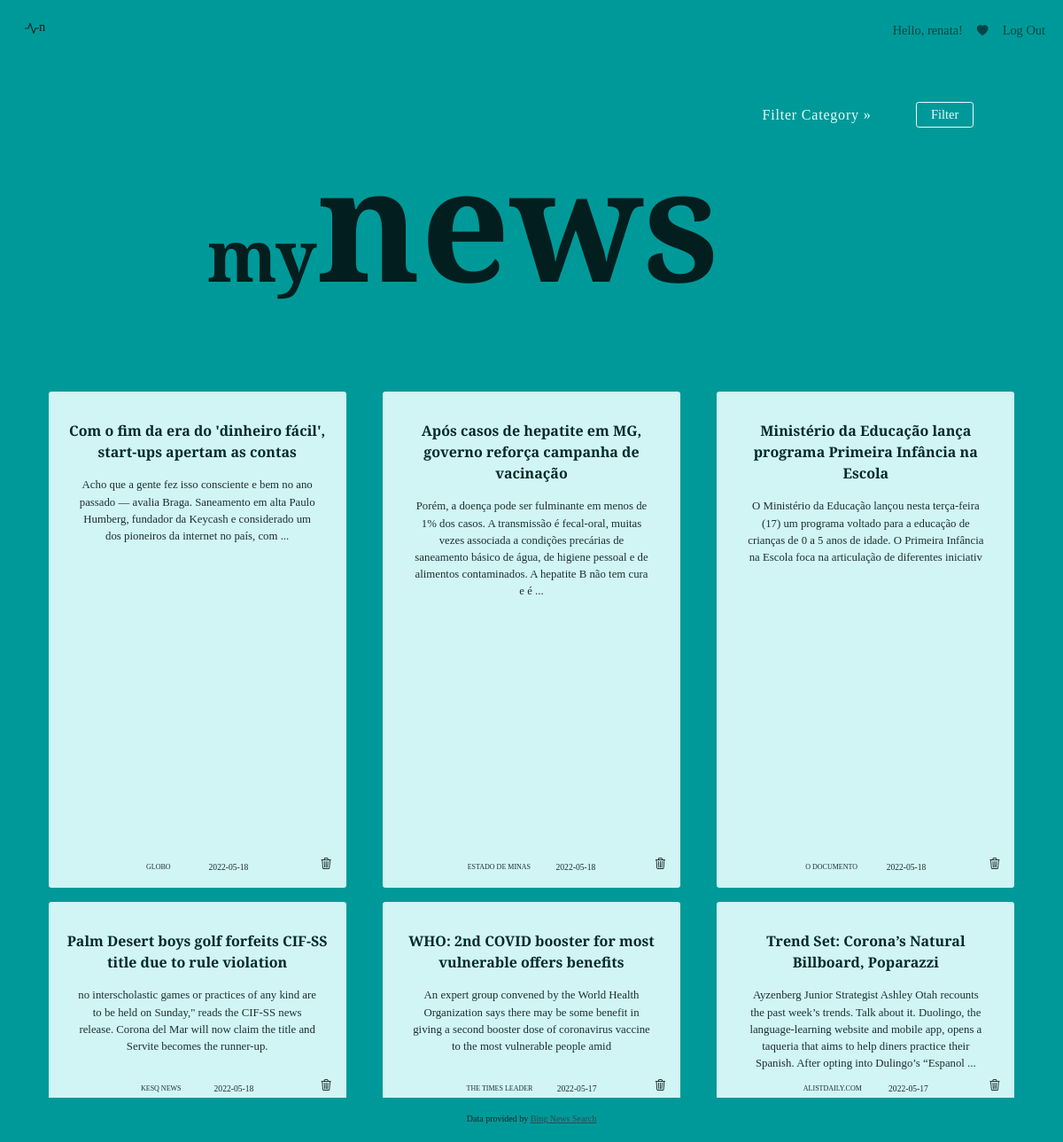
Before: /mylist (signed in) with the older database file.
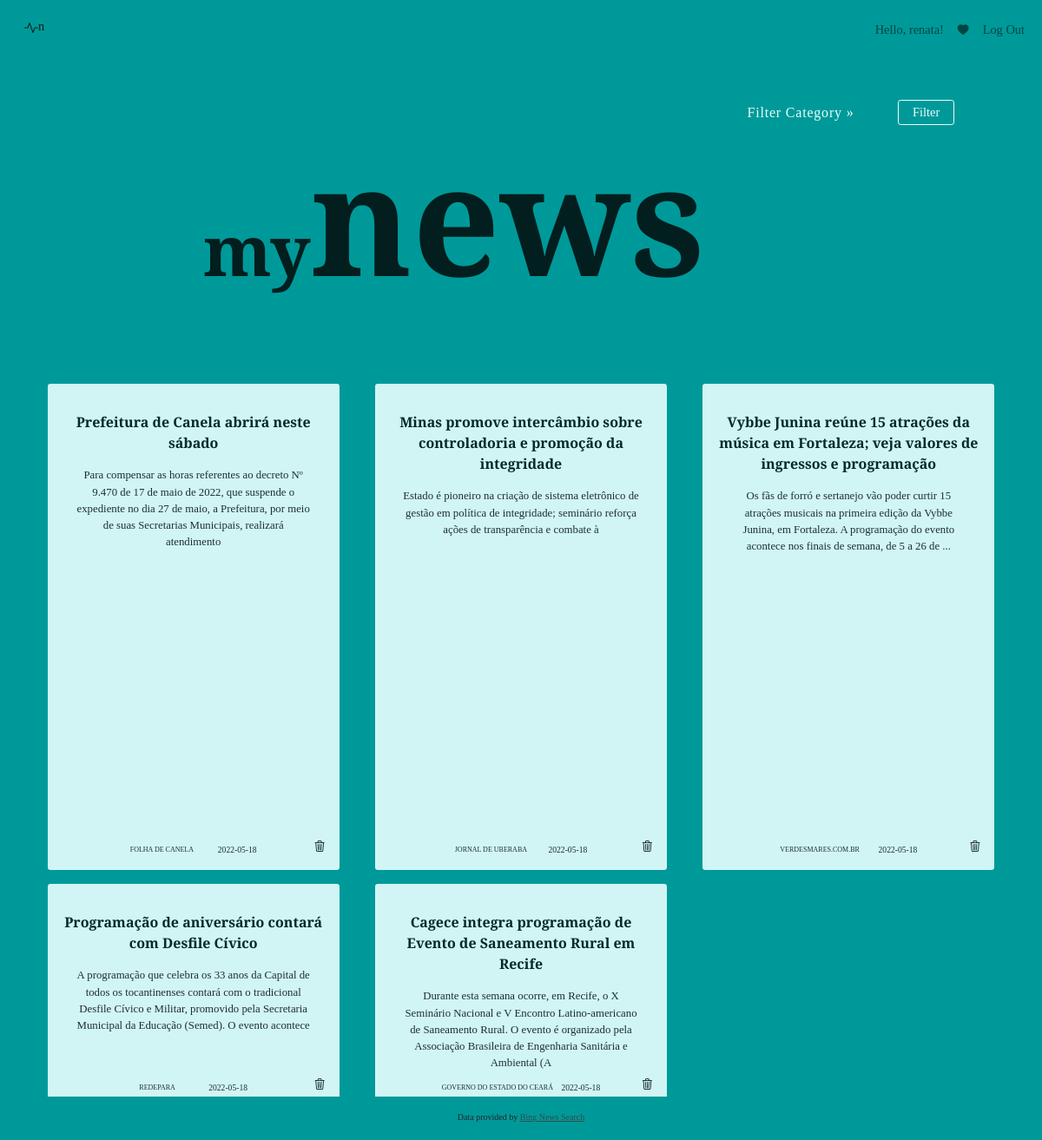
After: the same page with the newer database file.
### tables this page shows
CREATE TABLE "user_news" (
	"id"	INTEGER NOT NULL UNIQUE,
	"user_id"	INTEGER NOT NULL,
	"category"	INTEGER,
	"name"	TEXT NOT NULL,
	"url"	TEXT,
	"description"	INTEGER NOT NULL,
	"provider"	TEXT,
	"date"	NUMERIC,
	FOREIGN KEY("user_id") REFERENCES "users",
	PRIMARY KEY("id" AUTOINCREMENT)
);

### app.py (the view)
@app.route("/mylist", methods=["GET", "POST"])
@login_required
def my_list():
	if request.method == "POST":
		if request.form.get("delete"):
			db.execute("DELETE FROM user_news WHERE name = ? AND user_id = ?", [request.form.get("delete"), session.get("user_id")])
			con.commit()
			return redirect("/mylist")
		else:
			if request.form.get("input_filter") == "filter":
				flash("Please select category!")
				return redirect("/mylist")
			else:
				filter_category = request.form.get("input_filter")
				my_news_categories = db.execute("SELECT DISTINCT category FROM user_news WHERE user_id = ?", [session.get("user_id")])
				my_categories = my_news_categories.fetchall()
				my_category_filter = db.execute("SELECT * FROM user_news WHERE user_id = ? AND category = ?", [session.get("user_id"), filter_category])
				my_category = my_category_filter.fetchall()
			return render_template("my_list_filtered.html", my_categories=my_categories, my_category=my_category, filter_category=filter_category)
	else:
		user_list = db.execute("SELECT * FROM user_news WHERE user_id = ?", [session.get("user_id")])
		user_news = user_list.fetchall()
		my_category = db.execute("SELECT DISTINCT category FROM user_news WHERE user_id = ?", [session.get("user_id")])
		my_categories = my_category.fetchall()
		return render_template("my_list.html", user_news=user_news, my_categories=my_categories)

### app.py (called while the page is built)
@app.after_request
def after_request(response):
	response.headers["Cache-Control"] = "no-cache, no-store, must-revalidate"
	response.headers["Expires"] = 0
	response.headers["Pragma"] = "no-cache"
	return response

### helpers.py (called while the page is built)
def login_required(f):
	@wraps(f)
	def decorated_function(*args, **kwargs):
		if session.get("user_id") is None:
			return redirect("/login")
		return f(*args, **kwargs)
	return decorated_function

### templates/my_list.html (shortened to what this page needs)
{% extends "layout.html" %}
{% block section %}
    <div class="section">
        <div class="title">
            <p class="newstitle"><span id="title_my">my</span>news</p>
        </div>
        <form action="/mylist" method="post" class="filter_select" >
            <nav class="filter_param">
                <ul>
                    <li><a id="select_filter_category" href="#">Filter Category</a>
                    </li>
                </ul>
                <button class="btn btn-primary" id="submit" type="submit">Filter</button>
            </nav>
        </form>
    </div>
{% endblock %}
{% block results %}
    <form action="/mylist" method="post" class="my_list">
        <div class= "my_news_list">
        {% for new in user_news %}
            <section class="my_new_container">
                <a href="{{ new[4] }}">{{ new[3] }}</a>
                <p class="description">{{ new[5] }}</p>
                <div class="new_footer_f">
                    <p class="provider">{{ new[6]|upper }}</p>
                    <p class="date">{{ new[7][0:10] }}</p>
                </div>
                <button onclick="return confirm('Are you sure you want to delete this item')" class="delete" name="delete" value="{{ new[3] }}"><i class="bi bi-trash3"></i></button>
            </section>
        {% endfor %}
        </div>
    </form>
{% endblock %}

### templates/layout.html (shortened to what this page needs)
<!DOCTYPE html>
<html lang="en">
    <head>
        <link href="https://cdn.jsdelivr.net/npm/bootstrap@5.1.3/dist/css/bootstrap.min.css"
 rel="stylesheet">
        <link href="/static/styles.css" rel="stylesheet">
        <link rel="stylesheet" href="https://cdn.jsdelivr.net/npm/bootstrap-icons@1.8.1/font/bootstrap-icons.css"/>
    </head>
    <body>
        <nav class="navbar navbar-expand-md navbar-light" id = "nav">
            <div class="container-fluid">
                <a class="nav-link" href="/"><span>n</span></a>
                <div class="collapse navbar-collapse" id="navbar">
                    {% if session["user_id"] %}
                        <ul class="navbar-nav ms-auto mt-2">
                            <li class="nav-item"><a class="nav-link" id="hello_user" href="#">Hello, {{ session["user_username"] }}!</li></a>
                            <li class="nav-item"><a class="nav-link" id="favorites" href="/mylist"><i class="bi bi-heart-fill"></i></li></a>
                            <li class="nav-item"><a class="nav-link" href="/logout">Log Out</a></li>
                        </ul>
                    {% else %}
                        <ul class="navbar-nav ms-auto mt-2">
                            <li class="nav-item"><a class="nav-link" href="/register">Register</a></li>
                            <li class="nav-item"><a class="nav-link" href="/login">Log In</a></li>
                        </ul>
                    {% endif %}
                </div>
            </div>
        </nav>
        <div class="container">
            <main>
                  {% block section %}{% endblock %}
                <section class="results">
                    {% block results %}{% endblock %}
                </section>
            </main>
        </div>
        <footer class="mb-5 text-center">
            Data provided by <a href="https://docs.microsoft.com/en-us/rest/api/cognitiveservices-bingsearch/bing-news-api-v7-reference">
                Bing News Search</a>
        </footer>
    </body>
</html>

### static/styles.css (style rules this page uses)
:root { --first_color: #e8ffff; --second_color: #021e1e; --third_color: #009999; --fourth_color: #314b4b; }
* { margin: 0; padding: 0; box-sizing: border-box; text-decoration: none; }
html { height: 100vh; scroll-behavior: smooth; }
.nav-link { color: var(--second_color); font-size: 0.9rem; }
#hello_user { cursor:default; }
i { font-size: 0.8rem; }
#nav { position: relative; font-size: 0.9rem; color: var(--second_color); }
body { height: 100vh; font-family: 'Vollkorn', serif; background-color: var(--third_color); }
main { overflow: auto; padding-bottom: 50px; }
.container { min-height: 100%; }
.section { position: absolute; display: flex; flex-direction: row; gap:9rem; }
.title span { text-align: center; color: var(--first_color); font-size: 1.8rem; }
.newstitle { margin-top: 3.5rem; font-size: 11rem; font-weight: bold; margin-left: 12rem; margin-bottom: 0; color: var(--second_color); }
#title_my { font-size: 5rem; color: var(--second_color); }
li > a:after { content: ' »'; }
li > a:only-child:after { content: ''; }
#submit { height: 1.8rem; font-size: 0.9rem; border-radius: 0.2rem; background-color: transparent; color: var(--first_color); border-color: var(--first_color); transition: 1s; padding: 0rem 1rem; }
.filter_select { position: absolute; margin-left: 49rem; margin-top: 2.5rem; }
.filter_param { background:var(--third_color); display: flex; align-items: center; justify-content: center; gap: 1rem; }
.filter_param ul { padding:0; width: 100%; list-style-type:none; text-align: center; font-size: 1rem; margin: 0; }
.filter_param ul li { position:relative; width: 100%; margin:0 1rem 0 0; display:inline-block; }
#select_filter_category { color: var(--first_color); width: 11rem; letter-spacing: 0.05rem; padding:1rem; display:inline-block; text-decoration:none; }
.description { font-size: 0.8rem; text-align: center; padding: 0 2rem; overflow: hidden; }
.provider { font-size: 0.5rem; }
.my_list { margin: 23rem 0 0 0; border-radius: 6px; }
.my_news_list { display: grid; grid-template-columns: repeat(auto-fill, minmax(20rem, 1fr)); grid-template-rows: 35rem; gap: 1rem; }
.my_new_container { margin: 0.8rem; background-color: var(--first_color); opacity: 90%; border-radius: 0.2rem; display: flex; flex-direction: column; align-items: center; position: relative; height: 100%; }
.my_new_container a { text-decoration: none; color: var(--second_color); font-weight: bold; cursor: pointer; text-align: center; padding: 2rem 1rem 1rem 1rem; }
.new_footer_f { width: 60%; display: flex; font-size: 0.6rem; position: absolute; bottom: 0; align-items: center; justify-content:space-evenly; font-weight: 100; }
.delete { position: absolute; bottom: 1rem; right: 1rem; background-color: transparent; border: none; }
footer { font-size: x-small; position: relative; height:50px; clear: both; margin-top: -50px; background-color: var(--third_color); padding-top: 1rem; }
footer a { color: var(--fourth_color); }

Changed rows visible on the page:
removed user_news: name "Com o fim da era do 'dinheiro fácil', start-ups apertam as contas", description "Acho que a gente fez isso consciente e bem no ano passado — avalia Braga. Saneamento em alta Paulo Humberg, fundador da Keycash e considerado um dos pioneiros da internet no país, com ...", provider "GLOBO", date "2022-05-18"
removed user_news: name "Após casos de hepatite em MG, governo reforça campanha de vacinação", description "Porém, a doença pode ser fulminante em menos de 1% dos casos. A transmissão é fecal-oral, muitas vezes associada a condições precárias de saneamento básico de água, de higiene pessoal e de alimentos contaminados. A hepatite B não tem cura e é ...", provider "ESTADO DE MINAS", date "2022-05-18"
removed user_news: name "Ministério da Educação lança programa Primeira Infância na Escola", description "O Ministério da Educação lançou nesta terça-feira (17) um programa voltado para a educação de crianças de 0 a 5 anos de idade. O Primeira Infância na Escola foca na articulação de diferentes iniciativ", provider "O DOCUMENTO", date "2022-05-18"
removed user_news: name "Palm Desert boys golf forfeits CIF-SS title due to rule violation", description "no interscholastic games or practices of any kind are to be held on Sunday,\" reads the CIF-SS news release. Corona del Mar will now claim the title and Servite becomes the runner-up.", provider "KESQ NEWS", date "2022-05-18"
removed user_news: name "WHO: 2nd COVID booster for most vulnerable offers benefits", description "An expert group convened by the World Health Organization says there may be some benefit in giving a second booster dose of coronavirus vaccine to the most vulnerable people amid", provider "THE TIMES LEADER", date "2022-05-17"
removed user_news: name "Trend Set: Corona’s Natural Billboard, Poparazzi", description "Ayzenberg Junior Strategist Ashley Otah recounts the past week’s trends. Talk about it. Duolingo, the language-learning website and mobile app, opens a taqueria that aims to help diners practice their Spanish. After opting into Dulingo’s “Espanol ...", provider "ALISTDAILY.COM", date "2022-05-17"
added user_news: name "Prefeitura de Canela abrirá neste sábado", description "Para compensar as horas referentes ao decreto Nº 9.470 de 17 de maio de 2022, que suspende o expediente no dia 27 de maio, a Prefeitura, por meio de suas Secretarias Municipais, realizará atendimento", provider "FOLHA DE CANELA", date "2022-05-18"
added user_news: name "Minas promove intercâmbio sobre controladoria e promoção da integridade", description "Estado é pioneiro na criação de sistema eletrônico de gestão em política de integridade; seminário reforça ações de transparência e combate à", provider "JORNAL DE UBERABA", date "2022-05-18"
added user_news: name "Vybbe Junina reúne 15 atrações da música em Fortaleza; veja valores de ingressos e programação", description "Os fãs de forró e sertanejo vão poder curtir 15 atrações musicais na primeira edição da Vybbe Junina, em Fortaleza. A programação do evento acontece nos finais de semana, de 5 a 26 de ...", provider "VERDESMARES.COM.BR", date "2022-05-18"
added user_news: name "Programação de aniversário contará com Desfile Cívico", description "A programação que celebra os 33 anos da Capital de todos os tocantinenses contará com o tradicional Desfile Cívico e Militar, promovido pela Secretaria Municipal da Educação (Semed). O evento acontece", provider "REDEPARA", date "2022-05-18"
added user_news: name "Cagece integra programação de Evento de Saneamento Rural em Recife", description "Durante esta semana ocorre, em Recife, o X Seminário Nacional e V Encontro Latino-americano de Saneamento Rural. O evento é organizado pela Associação Brasileira de Engenharia Sanitária e Ambiental (A", provider "GOVERNO DO ESTADO DO CEARÁ", date "2022-05-18"
